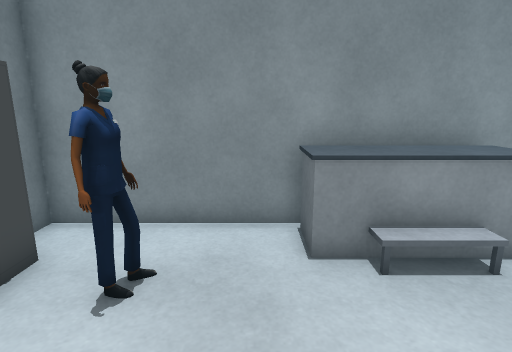
[1] (above)

18 first-person views from a walk through a world built for the Gazebo simulator. The camera is 1.3 m above the floor, tilts 12° down and sees 80° across. The floor is counted in squares, 0.5 m on a side. Each view is taken from the middle of a square. On the plan, view 1 faces up. The plan holds only what a view shows up to about 20 squares ahead; the rest is blank. Some stock models are drawn as simple stand-ins. Some surface patterns are stand-ins.

[2]
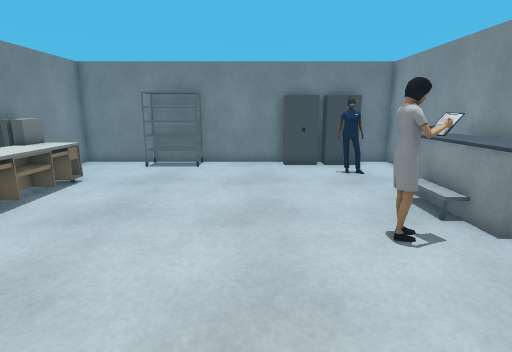

[3]
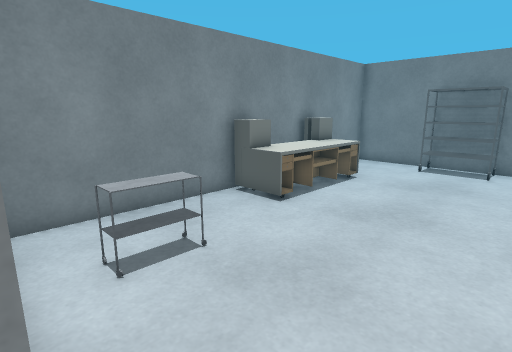

[4]
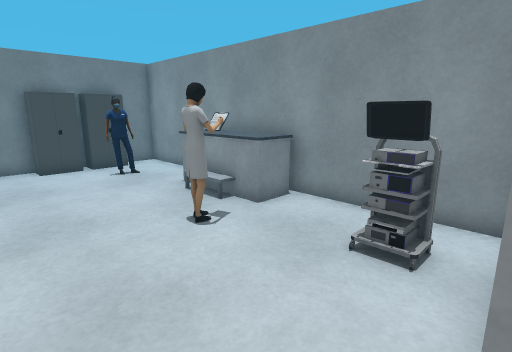

[5]
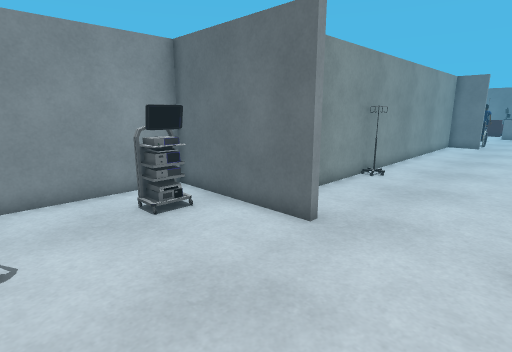

[6]
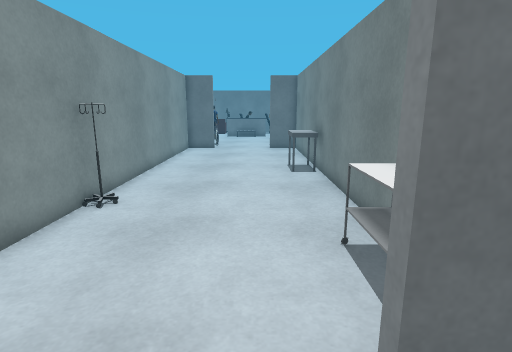

[7]
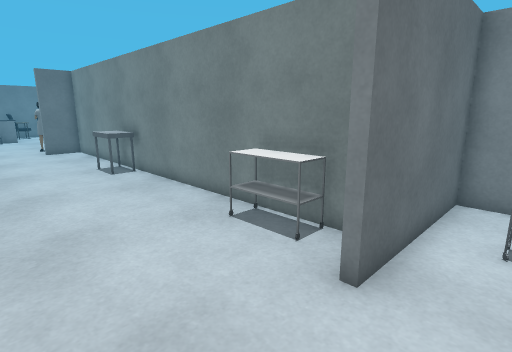

[8]
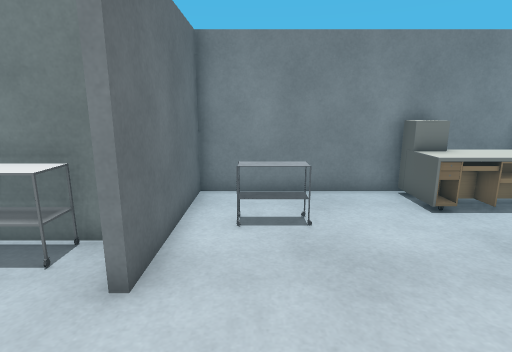

[9]
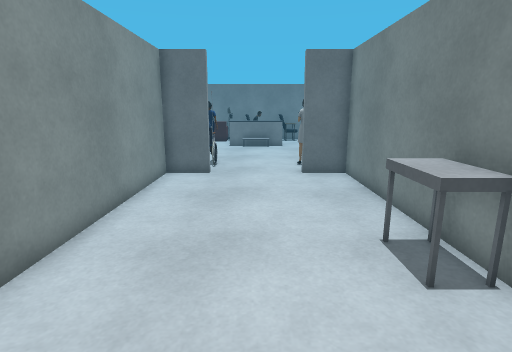

[10]
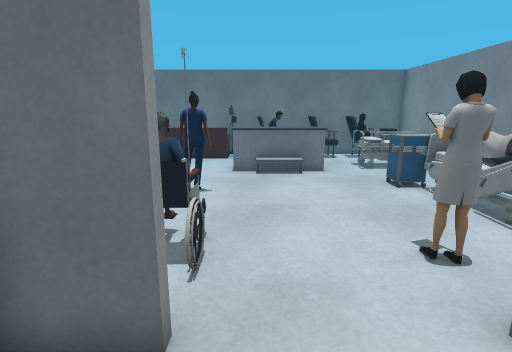

[11]
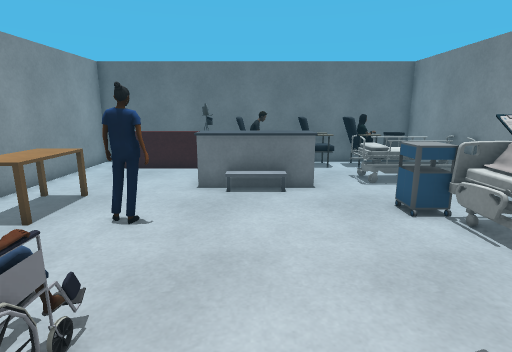

[12]
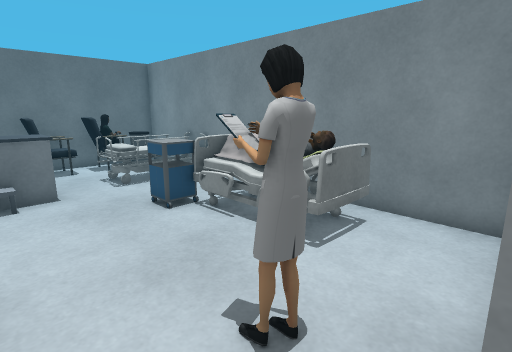

[13]
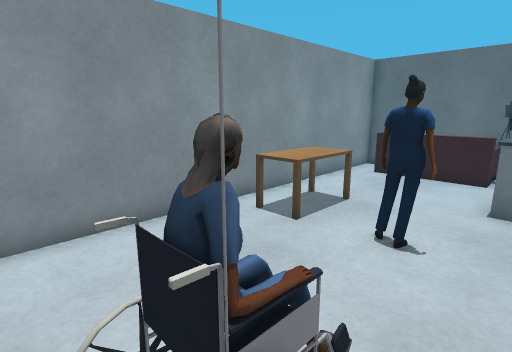

[14]
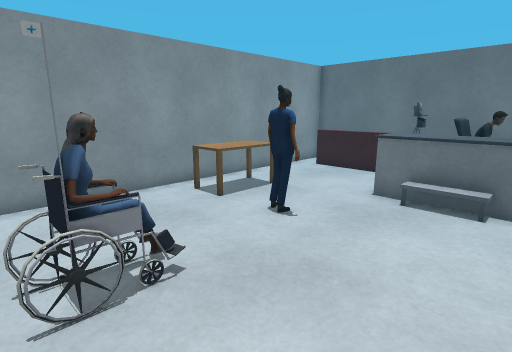

[15]
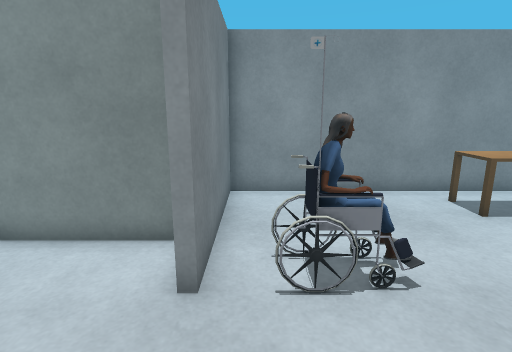

[16]
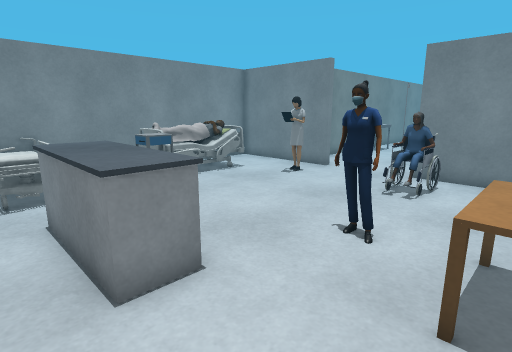

[17]
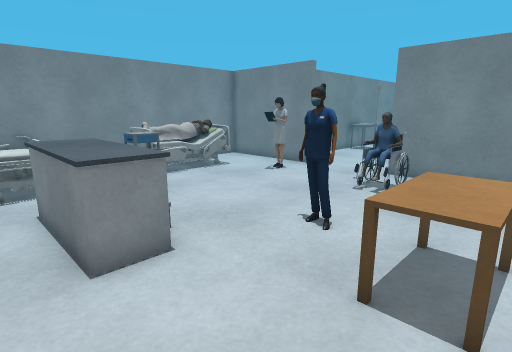

[18]
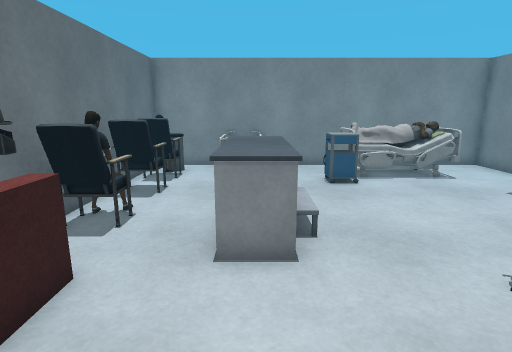

### Floor plan
Ten units are one square. View 1 is at (0, 0); x grows to the right and y downward. Boxes are objects, and circles mark ways between rooms. Rooms are numbered by the first view taken in them; rooms with no view inside come last. Other rooms are left out.
<svg viewBox="-53 -73 526 166">
<path fill="none" stroke="#000" d="M-16 -39 -22 -37M-17 -40 -22 -35M-17 -40 -22 -36M-17 -41 -21 -34M-16 -43 -22 -35M-18 -42 -19 -38M-17 -43 -22 -38M-19 -42 -18 -39M-17 -45 -20 -34M-18 -45 -18 -38M-20 -44 -17 -40 -22 -36M-21 -44 -19 -34M112 -10 108 -10 108 -68 -48 -68 -48 88 108 88 108 30 112 30M121 49 308 49 308 30 311 30M311 -10 308 -10 308 -28 140 -28M311 30 311 88 468 88 468 -68 311 -68 311 -10"/>
<rect x="-45" y="25" width="20" height="30" fill="#bbb"><title>rack</title></rect>
<rect x="-45" y="-35" width="10" height="30" fill="#bbb"><title>cabinet</title></rect>
<rect x="-45" y="-55" width="10" height="20" fill="#bbb"><title>cabinet</title></rect>
<rect x="-5" y="65" width="50" height="20" fill="#bbb"><title>table</title></rect>
<rect x="5" y="-65" width="50" height="30" fill="#bbb"><title>bench</title></rect>
<rect x="45" y="-45" width="10" height="20" fill="#bbb"><title>person</title></rect>
<rect x="75" y="55" width="20" height="10" fill="#bbb"><title>cart</title></rect>
<rect x="85" y="-55" width="10" height="20" fill="#bbb"><title>cart</title></rect>
<rect x="125" y="35" width="30" height="10" fill="#bbb"><title>cart</title></rect>
<rect x="215" y="35" width="30" height="10" fill="#bbb"><title>cart</title></rect>
<rect x="315" y="-25" width="30" height="20" fill="#bbb"><title>wheelchair</title></rect>
<rect x="325" y="25" width="20" height="20" fill="#bbb"><title>person</title></rect>
<rect x="335" y="55" width="50" height="30" fill="#bbb"><title>bed</title></rect>
<rect x="375" y="45" width="20" height="20" fill="#bbb"><title>side table</title></rect>
<rect x="375" y="-25" width="10" height="10" fill="#bbb"><title>other object</title></rect>
<rect x="375" y="-65" width="30" height="30" fill="#bbb"><title>desk</title></rect>
<rect x="405" y="-15" width="30" height="50" fill="#bbb"><title>bench</title></rect>
<rect x="415" y="45" width="20" height="40" fill="#bbb"><title>bed</title></rect>
<rect x="445" y="65" width="20" height="20" fill="#bbb"><title>bin</title></rect>
<rect x="445" y="55" width="20" height="20" fill="#bbb"><title>person</title></rect>
<rect x="445" y="45" width="20" height="10" fill="#bbb"><title>chair</title></rect>
<rect x="445" y="25" width="20" height="20" fill="#bbb"><title>chair</title></rect>
<rect x="445" y="5" width="20" height="20" fill="#bbb"><title>person</title></rect>
<rect x="445" y="-5" width="20" height="10" fill="#bbb"><title>chair</title></rect>
<rect x="445" y="-65" width="10" height="50" fill="#bbb"><title>sofa</title></rect>
<rect x="455" y="-25" width="10" height="20" fill="#bbb"><title>monitor</title></rect>
<circle cx="110" cy="15" r="3" fill="#2a7"/>
<circle cx="310" cy="15" r="3" fill="#2a7"/>
<text x="30" y="10">1</text>
<text x="210" y="10">2</text>
<text x="390" y="10">3</text>
</svg>
Room 1 opens to room 2. Room 2 opens to room 3.

Where each view was taken, in squares from view 1:
view 1: 0 up, 0 right, facing up
view 2: 0 up, 11 right, facing left
view 3: 1 down, 11 right, facing down-left
view 4: 1 down, 11 right, facing up-left
view 5: 3 down, 5 right, facing up-right
view 6: 2 down, 9 right, facing right
view 7: 1 up, 9 right, facing down-right
view 8: 1 up, 9 right, facing down
view 9: 1 down, 18 right, facing right
view 10: 0 up, 28 right, facing right
view 11: 1 down, 31 right, facing right
view 12: 1 down, 31 right, facing down-right
view 13: 0 up, 32 right, facing up-right
view 14: 3 down, 32 right, facing up-right
view 15: 3 down, 32 right, facing up
view 16: 5 up, 44 right, facing down-left
view 17: 6 up, 44 right, facing down-left
view 18: 6 up, 42 right, facing down
